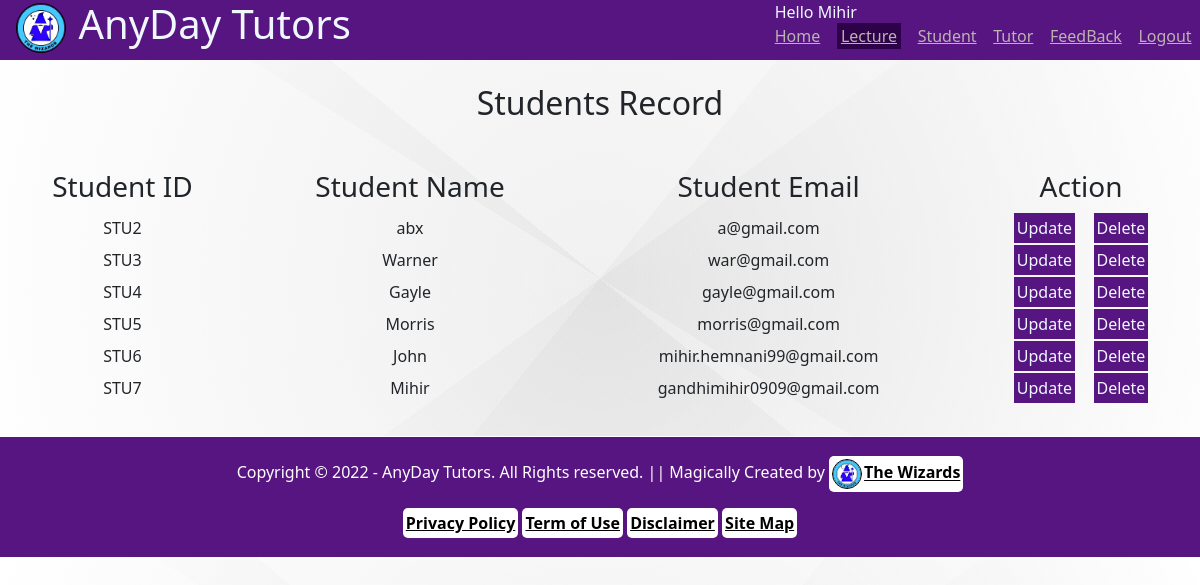
Before: /admin/displayStudent.php (signed in) with the older database file.
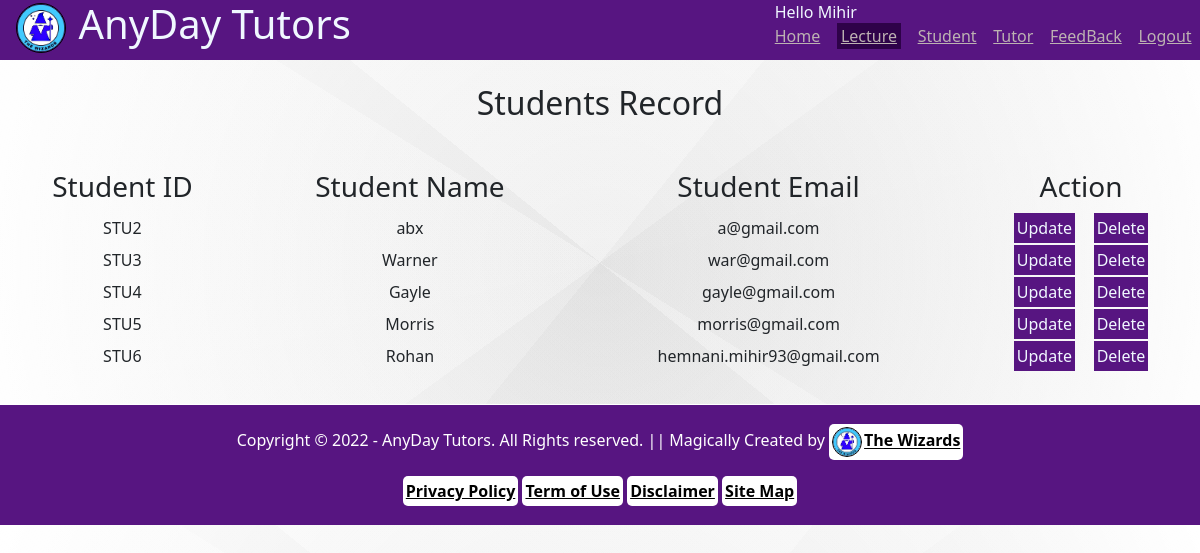
After: the same page with the newer database file.
### tables this page shows
CREATE TABLE `student` (
  `stu_id` int(11) NOT NULL,
  `stu_name` varchar(50) NOT NULL,
  `stu_email` varchar(50) NOT NULL
);

### admin/displayStudent.php (the view, shortened to what this page needs)
<?php
    include 'header.php';
?>
<div>
    <div class="dispstu">
        <h2>Students Record</h2><br>
        <table style="width:100%; text-align:center;">
            <thead>
            <?php
                $sqlS = $conn -> prepare("SELECT * FROM student");
                $sqlS -> execute();
                $result = $sqlS -> get_result();
                if(mysqli_num_rows($result) > 0){
            ?>
            <th><h3>Student ID</h3></th>
            <th><h3>Student Name</h3></th>
            <th><h3>Student Email</h3></th>
            <th><h3>Action</h3></th>
            </thead>
            <tbody>
                <?php
                    while($row = $result -> fetch_assoc()){
                ?>
                <tr>
                    <td><?php echo "STU" . $row['stu_id']; ?> </td>
                    <td><?php echo $row['stu_name']; ?> </td>
                    <td><?php echo $row['stu_email']; ?> </td>
                    <td>
                        <button><a href="editStudent.php?id=<?php echo "STU" . $row['stu_id']?>">Update</a></button>&nbsp;&nbsp;&nbsp;
                        <button name="<?php $row['stu_id'] ?>"><a href="<?php $_SERVER['PHP_SELF']?>?id=<?php echo "STU" .  $row['stu_id']?>">Delete</a></button>
                    </td>
                </tr>
                <?php
                    }
                }else{
                    echo "<h1>No Records</h1>";
                }
                ?>
            </tbody>
        </table>
    </div>
    <?php
        include "../footer.php";
    ?>

Changed rows visible on the page:
removed student: stu_id "7", stu_name "Mihir", stu_email "gandhimihir0909@gmail.com"
changed student id 6: stu_name "John" → "Rohan"; stu_email "mihir.hemnani99@gmail.com" → "hemnani.mihir93@gmail.com"
